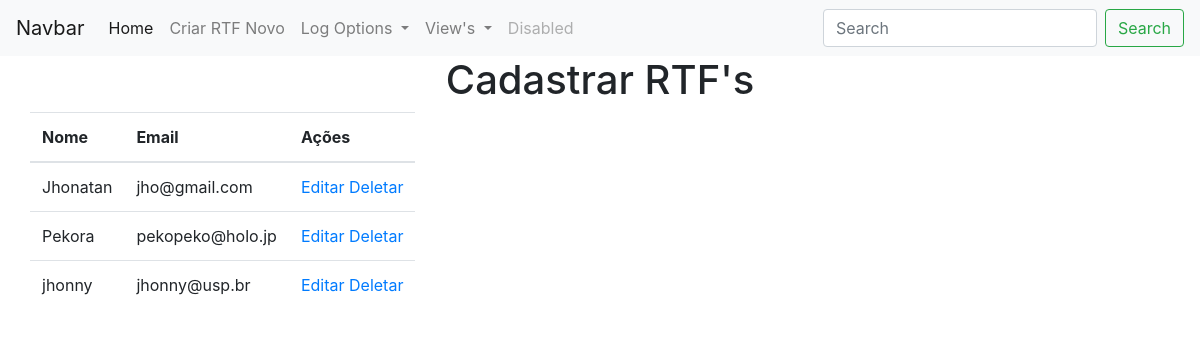
/viewUsers, run on an earlier commit of the app's database.
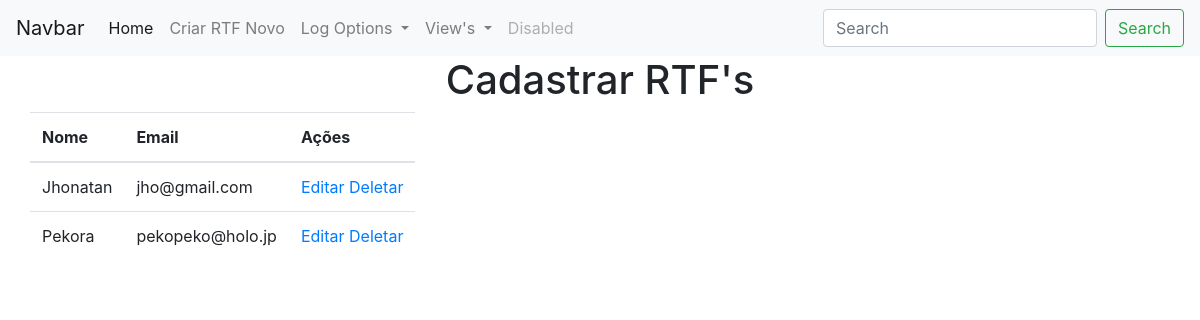
And on a later commit of the database.
### app.py (models this page shows, shortened)
class users(db.Model):
    id = db.Column("id", db.Integer, primary_key=True, autoincrement=True)
    name = db.Column("name", db.String(100))
    email = db.Column("email", db.String(100), unique=True)

### app.py (the view)
@app.route("/viewUsers")
def viewUsers():
    return render_template("viewUsers.html", values=users.query.all())

### templates/viewUsers.html (shortened to what this page needs)
{% extends "base.html" %}
{% block content %}
    <div class="container">
        <div class="row">
            <div class="col-xs-12">
                <table class="table">
                    <thead>
                        <th>Nome</th>
                        <th>Email</th>
                        <th>Ações</th>
                    </thead>
                    <tbody>
                        {% for item in values %}
                            <tr>
                                <td>{{ item.name }}</td>
                                <td>{{ item.email }}</td>
                                <td>
                                    <a href="#">Editar</a>
                                    <a href="{{url_for('delete_user', id=item.id)}}">Deletar</a>
                                </td>
                            </tr>
                        {% endfor %}
                    </tbody>
                </table>
            </div>
        </div>
    </div>
{% endblock %}

### templates/base.html (shortened to what this page needs)
<!DOCTYPE html>
<html lang="pt-br">
<head>
    <link rel="stylesheet" href="https://cdn.jsdelivr.net/npm/bootstrap@4.3.1/dist/css/bootstrap.min.css"
>
</head>
    <body>
        <nav class="navbar navbar-expand-lg navbar-light bg-light">
            <a class="navbar-brand" href="#">Navbar</a>
            <div class="collapse navbar-collapse" id="navbarSupportedContent">
                <ul class="navbar-nav mr-auto">
                    <li class="nav-item active">
                        <a class="nav-link" href="{{ url_for('index') }}">Home <span class="sr-only">(current)</span></a>
                    </li>
                    <li class="nav-item">
                        <a class="nav-link" href="{{url_for('add_rtf')}}">Criar RTF Novo</a>
                    </li>
                    <li class="nav-item dropdown">
                        <a class="nav-link dropdown-toggle" href="#" id="navbarDropdownLog" role="button" data-toggle="dropdown"
                           aria-haspopup="true" aria-expanded="false">
                            Log Options
                        </a>
                    </li>
                    <li class="nav-item dropdown">
                        <a class="nav-link dropdown-toggle" href="#" id="navbarDropdownViews" role="button" data-toggle="dropdown"
                           aria-haspopup="true" aria-expanded="false">
                            View's
                        </a>
                    </li>
                    <li class="nav-item">
                        <a class="nav-link disabled" href="#" tabindex="-1" aria-disabled="true">Disabled</a>
                    </li>
                </ul>
                <form class="form-inline my-2 my-lg-0">
                    <input class="form-control mr-sm-2" type="search" placeholder="Search" aria-label="Search">
                    <button class="btn btn-outline-success my-2 my-sm-0" type="submit">Search</button>
                </form>
            </div>
        </nav>
        <div class="container-fluid">
            <h1 style="style=color:red;text-align:center;">Cadastrar RTF's</h1>
            {% block content %}{% endblock %}
        </div>
    </body>
</html>

What changed in the data, as far as the page shows it:
removed users: name "jhonny", email "jhonny@usp.br"
